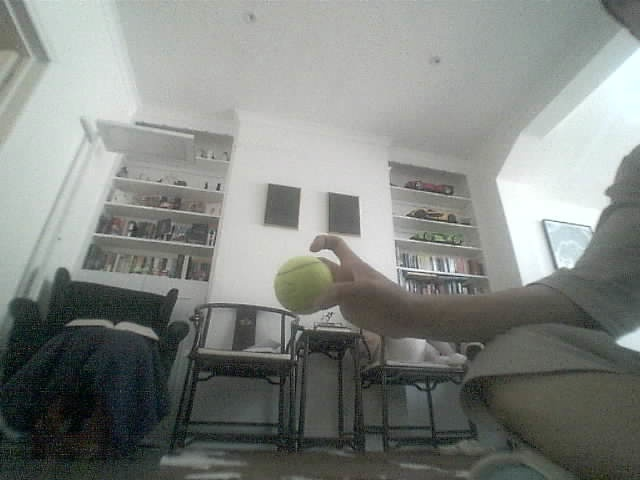
#> input picture tracker/captured_dataset/ball_present/ball_000000.jpg, 640 x 480 px, given in place of stream, which was not available
$ python capture_tennis_ball_dataset.py
#> lines starting #> are read from the running program, lines starting #| are printed output that depends on the picture; pictures that were not available may be replaced by others from this repository, and a replacement may not be noted
from __future__ import annotations

import time
from pathlib import Path
from typing import Union

import cv2
import numpy as np


CAMERA_SOURCE: Union[str, int] = "http://192.168.0.96:81/stream"

SCRIPT_DIR = Path(__file__).resolve().parent
OUTPUT_ROOT = SCRIPT_DIR / "captured_dataset"
POSITIVE_DIR = OUTPUT_ROOT / "ball_present"
NEGATIVE_DIR = OUTPUT_ROOT / "no_ball"

WINDOW_NAME = "Tennis-ball dataset capture"

AUTO_CAPTURE_INTERVAL_SECONDS = 0.25
MINIMUM_FRAME_DIFFERENCE = 7.0
DIFFERENCE_CHECK_SIZE = (160, 120)
JPEG_QUALITY = 95


def open_camera(source: Union[str, int]) -> cv2.VideoCapture:
    print(f"Opening camera: {source}")
    capture = cv2.VideoCapture(source)
    capture.set(cv2.CAP_PROP_BUFFERSIZE, 1)

    if not capture.isOpened():
        capture.release()
        raise RuntimeError(
            "Could not open the camera stream. "
            "Check CAMERA_SOURCE and confirm the stream works in a browser."
        )

    return capture


def comparison_image(frame: np.ndarray) -> np.ndarray:
    small = cv2.resize(
        frame,
        DIFFERENCE_CHECK_SIZE,
        interpolation=cv2.INTER_AREA,
    )
    return cv2.cvtColor(small, cv2.COLOR_BGR2GRAY)


def frame_difference(
    current: np.ndarray,
    previous: np.ndarray | None,
) -> float:
    if previous is None:
        return 999.0

    difference = cv2.absdiff(current, previous)
    return float(np.mean(difference))


def next_index(directory: Path) -> int:
    highest = -1

    for path in directory.glob("*.jpg"):
        try:
            index = int(path.stem.split("_")[-1])
            highest = max(highest, index)
        except ValueError:
            continue

    return highest + 1


def save_frame(
    frame: np.ndarray,
    directory: Path,
    prefix: str,
    index: int,
) -> Path:
    path = directory / f"{prefix}_{index:06d}.jpg"

    success = cv2.imwrite(
        str(path),
        frame,
        [cv2.IMWRITE_JPEG_QUALITY, JPEG_QUALITY],
    )

    if not success:
        raise RuntimeError(f"Could not save image: {path}")

    return path


def main() -> None:
    POSITIVE_DIR.mkdir(parents=True, exist_ok=True)
    NEGATIVE_DIR.mkdir(parents=True, exist_ok=True)

    positive_index = next_index(POSITIVE_DIR)
    negative_index = next_index(NEGATIVE_DIR)

    capture = open_camera(CAMERA_SOURCE)

    auto_mode: str | None = None
    last_auto_capture_time = 0.0

    last_saved_positive: np.ndarray | None = None
    last_saved_negative: np.ndarray | None = None

    positive_count = len(list(POSITIVE_DIR.glob("*.jpg")))
    negative_count = len(list(NEGATIVE_DIR.glob("*.jpg")))

    print()
    print("Controls:")
    print("  P  save frame with a tennis ball")
    print("  N  save frame with no tennis ball")
    print("  A  toggle automatic ball-present capture")
    print("  G  toggle automatic no-ball capture")
    print("  Space  stop automatic capture")
    print("  Q or Esc  quit")
    print()

    try:
        while True:
            ok, frame = capture.read()
#> frame is the input picture: shape (480, 640, 3); mean B, G, R 129.9, 133.8, 129.9

            if not ok or frame is None:
                print("Camera stream lost; reconnecting")
                capture.release()
                time.sleep(0.5)
                capture = open_camera(CAMERA_SOURCE)
                continue

            now = time.monotonic()
            current_comparison = comparison_image(frame)
#> in comparison_image, `small = cv2.resize( frame, DIFFERENCE_CHECK_SIZE, interpolation=cv2.IN..`:
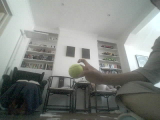
#> small: shape (120, 160, 3); mean B, G, R 129.9, 133.8, 129.9
            auto_saved = False

            if (
                auto_mode is not None
                and now - last_auto_capture_time >= AUTO_CAPTURE_INTERVAL_SECONDS
            ):
                if auto_mode == "positive":
                    difference = frame_difference(
                        current_comparison,
                        last_saved_positive,
                    )

                    if difference >= MINIMUM_FRAME_DIFFERENCE:
                        path = save_frame(
                            frame,
                            POSITIVE_DIR,
                            "ball",
                            positive_index,
                        )
                        positive_index += 1
                        positive_count += 1
                        last_saved_positive = current_comparison.copy()
                        print(
                            f"Saved positive: {path.name} "
                            f"(difference {difference:.1f})"
                        )
                        auto_saved = True

                elif auto_mode == "negative":
                    difference = frame_difference(
                        current_comparison,
                        last_saved_negative,
                    )

                    if difference >= MINIMUM_FRAME_DIFFERENCE:
                        path = save_frame(
                            frame,
                            NEGATIVE_DIR,
                            "no_ball",
                            negative_index,
                        )
                        negative_index += 1
                        negative_count += 1
                        last_saved_negative = current_comparison.copy()
                        print(
                            f"Saved negative: {path.name} "
                            f"(difference {difference:.1f})"
                        )
                        auto_saved = True

                last_auto_capture_time = now

            display = frame.copy()

            mode_text = (
                "MANUAL"
                if auto_mode is None
                else (
                    "AUTO: BALL PRESENT"
                    if auto_mode == "positive"
                    else "AUTO: NO BALL"
                )
            )

            cv2.putText(
                display,
                mode_text,
                (10, 28),
                cv2.FONT_HERSHEY_SIMPLEX,
                0.65,
                (0, 255, 255),
                2,
            )

            cv2.putText(
                display,
                f"Ball images: {positive_count}  No-ball images: {negative_count}",
                (10, 56),
                cv2.FONT_HERSHEY_SIMPLEX,
                0.55,
                (255, 255, 255),
                2,
            )

            cv2.putText(
                display,
                "P ball | N no-ball | A auto-ball | G auto-no-ball | Space stop | Q quit",
                (10, display.shape[0] - 14),
                cv2.FONT_HERSHEY_SIMPLEX,
                0.43,
                (255, 255, 255),
                1,
            )
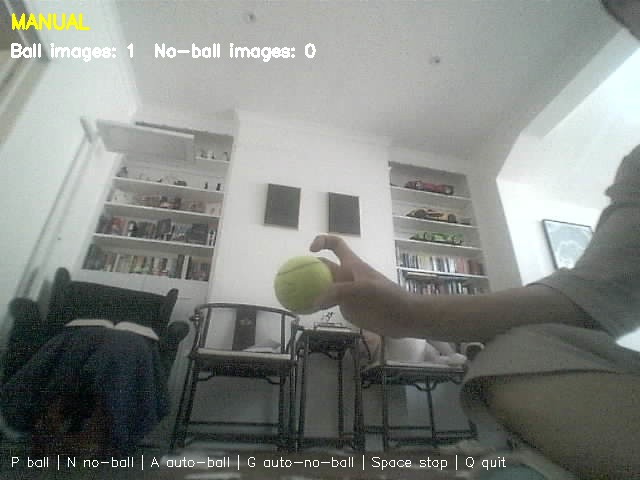
#> display: shape (480, 640, 3); mean B, G, R 130.5, 134.9, 131.1

            if auto_saved:
                cv2.rectangle(
                    display,
                    (2, 2),
                    (display.shape[1] - 3, display.shape[0] - 3),
                    (0, 255, 0),
                    4,
                )

            cv2.imshow(WINDOW_NAME, display)
            key = cv2.waitKey(1) & 0xFF
#> (key q is pressed here)

            if key in (27, ord("q"), ord("Q")):
                break

            if key in (ord("p"), ord("P")):
                path = save_frame(
                    frame,
                    POSITIVE_DIR,
                    "ball",
                    positive_index,
                )
                positive_index += 1
                positive_count += 1
                last_saved_positive = current_comparison.copy()
                print(f"Saved positive: {path.name}")

            elif key in (ord("n"), ord("N")):
                path = save_frame(
                    frame,
                    NEGATIVE_DIR,
                    "no_ball",
                    negative_index,
                )
                negative_index += 1
                negative_count += 1
                last_saved_negative = current_comparison.copy()
                print(f"Saved negative: {path.name}")

            elif key in (ord("a"), ord("A")):
                auto_mode = None if auto_mode == "positive" else "positive"
                print(
                    "Automatic ball-present capture "
                    + ("enabled" if auto_mode == "positive" else "disabled")
                )

            elif key in (ord("g"), ord("G")):
                auto_mode = None if auto_mode == "negative" else "negative"
                print(
                    "Automatic no-ball capture "
                    + ("enabled" if auto_mode == "negative" else "disabled")
                )

            elif key == ord(" "):
                auto_mode = None
                print("Automatic capture stopped")

    finally:
        capture.release()
        cv2.destroyAllWindows()

        print()
        print("Capture complete")
        print(f"Ball-present images: {positive_count}")
        print(f"No-ball images: {negative_count}")
        print(f"Saved under: {OUTPUT_ROOT}")


if __name__ == "__main__":
    main()

$ run again, on tracker/captured_dataset/ball_present/ball_000003.jpg
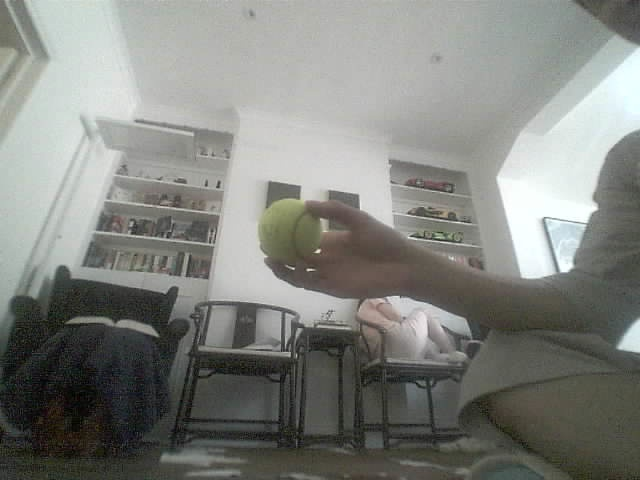
#> input picture tracker/captured_dataset/ball_present/ball_000003.jpg, 640 x 480 px, given in place of stream, which was not available
#> in main, frame is the input picture: shape (480, 640, 3); mean B, G, R 126.9, 131.8, 130
#> in comparison_image, `small = cv2.resize( frame, DIFFERENCE_CHECK_SIZE, interpolation=cv2.IN..`:
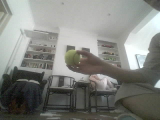
#> small: shape (120, 160, 3); mean B, G, R 126.9, 131.8, 130
#> in main, `cv2.putText( display, "P ball | N no-ball | A auto-ball | G auto-no-ba..`:
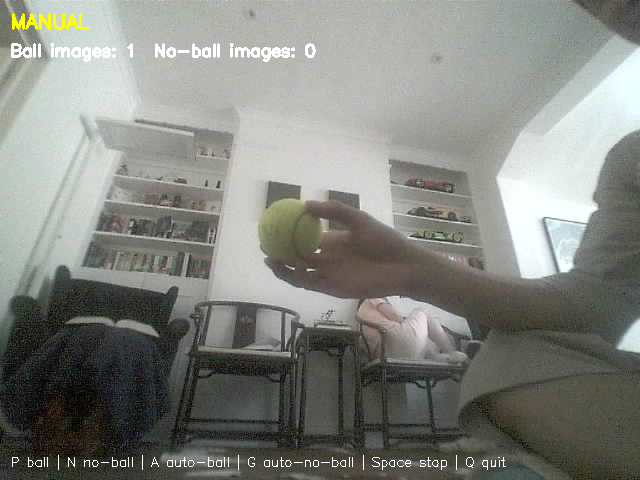
#> display: shape (480, 640, 3); mean B, G, R 127.6, 132.9, 131.1
